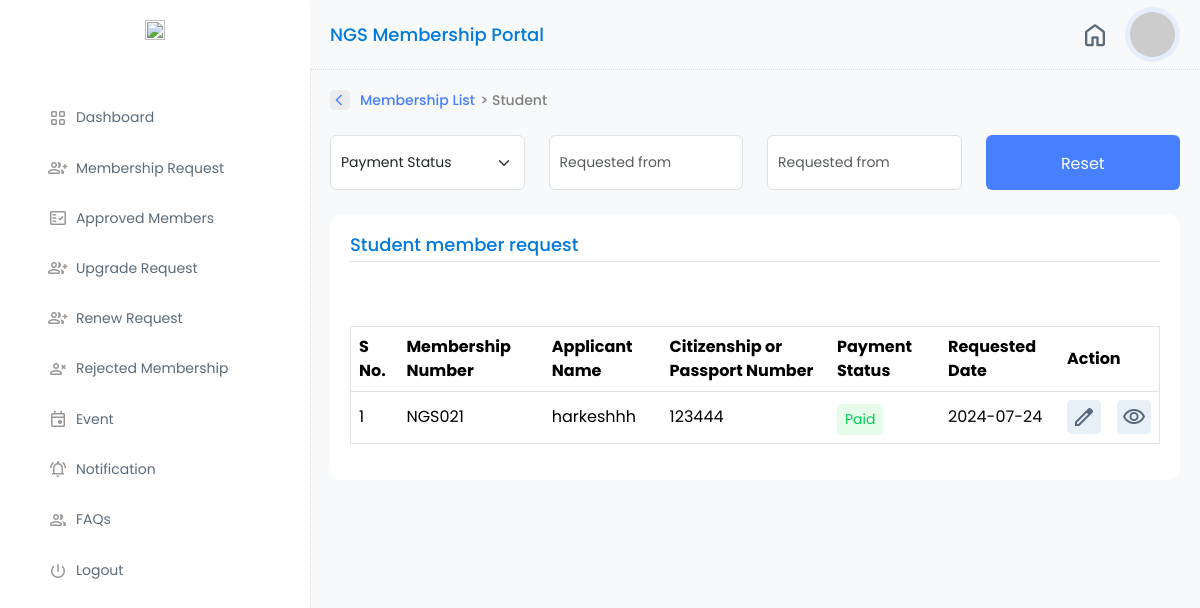
/view-student-approved-membership_list (signed in), run on an earlier commit of the app's database.
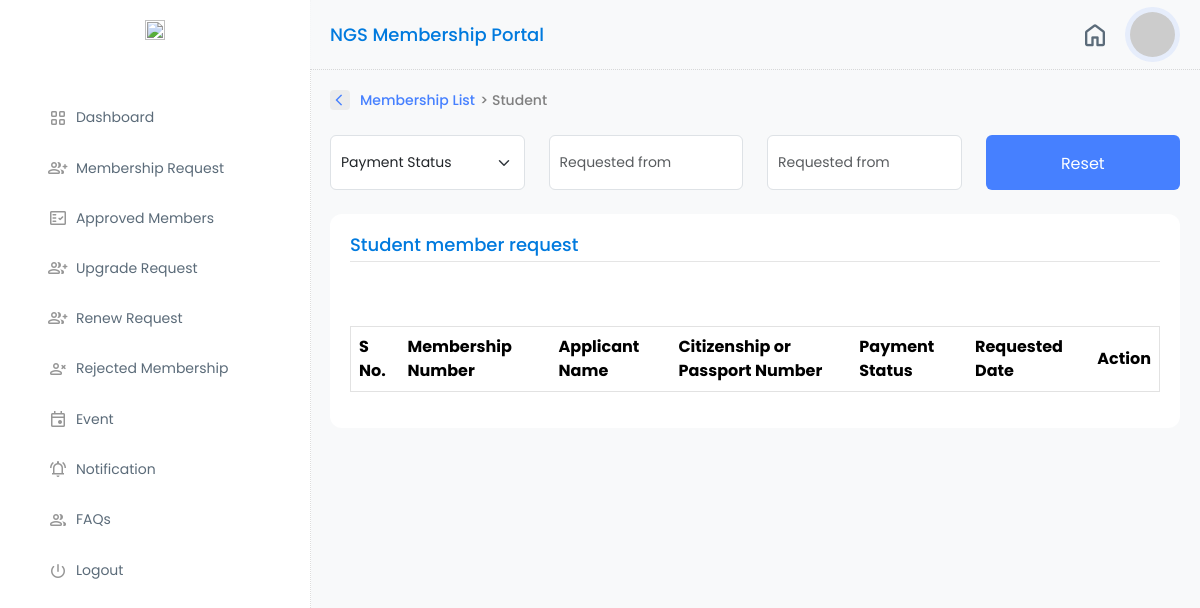
And on a later commit of the database.
### management/models.py (models this page shows, shortened)
class Membership(models.Model):
    membership_number=models.CharField(max_length=10,unique=True,null=True)
    associated_user = models.OneToOneField(CustomUser,related_name='membership',on_delete=models.CASCADE,null=True)
    created_at = models.DateTimeField(auto_now_add=True)
    updated_at = models.DateTimeField(auto_now=True)
    verification = models.BooleanField(default=False)
    expiry_date = models.DateField(null=True,blank=True)
    membership_since = models.CharField(max_length=4, blank=True, null=True)
    verified_date = models.DateTimeField(blank=True, null=True)
    rejected = models.BooleanField(default=False)
    expiry_status=models.BooleanField(default=False)
    membership_type=models.PositiveIntegerField(choices=choices.MEMBERSHIP_TYPES,default=1)
    remarks = models.TextField(null=True)
    objects = InheritanceManager()
    class Meta:
        ordering = ['-created_at']

class PersonalInfo(models.Model):
    name_of_applicant = models.CharField(max_length=200)
    gender = models.CharField(max_length=1, choices=choices.GENDER_CHOICES)
    affiliation = models.CharField(max_length=200)
    pp_photo = models.ImageField(upload_to="personal_photo")
    salutation = models.CharField(max_length=20, blank=True, null=True)
    phone_number = models.CharField(max_length=20,null=True)
    class Meta:
        abstract = True

class GeneralMembership(Membership,PersonalInfo):
    nationaldocument =models.OneToOneField(NationalDocumment,on_delete=models.CASCADE, related_name="associated_membership",related_query_name="associated_membership",null=True)
    educational_information = models.OneToOneField(EducationalDocuments,on_delete=models.CASCADE,related_name="edu_members",null=True)
    upgrade_request = models.BooleanField(null=True)
    upgrade_membership_type = models.PositiveIntegerField(choices=choices.MEMBERSHIP_TYPES,null=True)
    upgrade_payment = models.BooleanField(default=False)
    renew_request =models.BooleanField(null=True, default=False)
    renew_payment = models.BooleanField(default=False)

class Membership(models.Model):
    membership_number=models.CharField(max_length=10,unique=True,null=True)
    associated_user = models.OneToOneField(CustomUser,related_name='membership',on_delete=models.CASCADE,null=True)
    created_at = models.DateTimeField(auto_now_add=True)
    updated_at = models.DateTimeField(auto_now=True)
    verification = models.BooleanField(default=False)
    expiry_date = models.DateField(null=True,blank=True)
    membership_since = models.CharField(max_length=4, blank=True, null=True)
    verified_date = models.DateTimeField(blank=True, null=True)
    rejected = models.BooleanField(default=False)
    expiry_status=models.BooleanField(default=False)
    membership_type=models.PositiveIntegerField(choices=choices.MEMBERSHIP_TYPES,default=1)
    remarks = models.TextField(null=True)
    objects = InheritanceManager()
    class Meta:
        ordering = ['-created_at']

class NationalDocumment(models.Model):
    identity_card_no = models.CharField(max_length=80)
    dob = models.DateField()
    nationality = models.CharField(max_length=2, choices=choices.COUNTRY_CHOICES)
    identity_issued_from = models.CharField(max_length=150)
    permanent_address = models.CharField(max_length=200)
    identity_card_image = models.FileField(upload_to="identity_card_documents")

### account/decorators.py (the view)
    def wrapper(request, *args, **kwargs):
        if request.user.role == 1:
            return view_func(request, *args, **kwargs)
        else:
            return redirect('account:login')

### management/views.py (called while the page is built)
@is_admin
def student_approved_membership_list(request):
    members=GeneralMembership.objects.filter(Q(membership_type=4),Q(verification=True))
    context={
        'members':members,
    }
    return render(request,'management/listview/student_membership_list.html',context)

### management/templates/management/listview/student_membership_list.html (shortened to what the changed rows need)
{% extends 'login_layout/layout.html' %}
{% load static %}
{% block content %}
<div class="col-md-9 my-profile-w-80 g-0">
                <div class="main-section-container">
                    <div class="content-container">
                        <table id="sampleTable" class="table hover-table" style="width:100%">
                            <thead>
                                <tr>
                                    <th>S No.</th>
                                    <th>Membership Number</th>
                                    <th>Applicant Name</th>
                                    <th>Citizenship or Passport Number</th>
                                    <th>Payment Status</th>
                                    <th>Requested Date</th>
                                    {% if request.user.role == 1%}
                                    <th>Action</th>
                                    {% endif %}
                                </tr>
                            </thead>
                            <tbody>
                            {% for member in members %}
                                <tr>
                                    <td>{{ forloop.counter }}</td>
                                    <td>{{ member.membership_number }}</td>
                                    <td>{{ member.name_of_applicant }}</td>
                                    <td>{{ member.nationaldocument.identity_card_no }}</td>
                                    <td>
                                        {% if member.payment.exists %}
                                        <div class="verified">Paid</div>
                                    {% else %}
                                        <div class="pending">Pending</div>
                                        {% endif %}
                                       </td>
                                    <td>{{ member.created_at|date:"Y-m-d" }}</td>
                                    {% if request.user.role == 1 %}
                                    <td>
                                        <div class="d-flex kit-action-com">
                                                <div class="action-btn-pen">
                                                    <a href="{% url 'management:edit_membership' id=member.id %}"><span class="material-symbols-outlined">
                                                        </span>
                                                    </a>
                                                </div>
                                                <div class="action-btn-view">
                                                    <a href="{% url 'management:view_membership' id=member.id%}">
                                                        <span class="material-symbols-outlined">visibility</span>
                                                    </a>
                                                </div>
                                        </div>
                                    </td>
                                    {% endif %}
                                </tr>
                            {% endfor %}
                            </tbody>
                        </table>
                    </div>
                </div>
            </div>
{% endblock %}

What changed in the data, as far as the page shows it:
no longer on this page (row edited): GeneralMembership: membership_number "NGS021", name_of_applicant "harkeshhh", nationaldocument.identity_card_no "123444", shows "Paid", created_at "2024-07-24"
